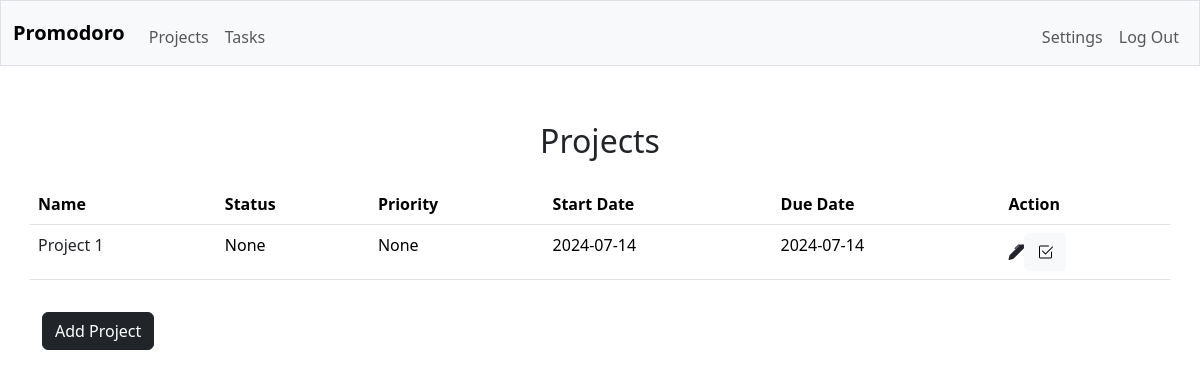
The app's page /projects (signed in) with its own data.
### tables this page shows
CREATE TABLE "projects" (id INTEGER NOT NULL, user_id INTEGER NOT NULL, name TEXT NOT NULL, due_date DATETIME, status TEXT DEFAULT "In Progress", priority TEXT DEFAULT "Medium",  description TEXT, start_date DATETIME, PRIMARY KEY(id), FOREIGN KEY (user_id) REFERENCES users(id));

### app.py (the view)
@app.route("/projects", methods=["GET", "POST"])
@login_required
def projects():
    if request.method == "POST":
        return new_project()
    tasks = db.execute("SELECT * FROM tasks WHERE user_id = ?", session["user_id"])
    projects = db.execute("SELECT * FROM projects WHERE user_id = ?", session["user_id"])
    return render_template("projects.html", projects=projects, tasks=tasks)

### helpers.py (called while the page is built)
def login_required(f):
    @wraps(f)
    def decorated_function(*args, **kwargs):
        if session.get("user_id") is None:
            return redirect("/login")
        return f(*args, **kwargs)
    return decorated_function

### templates/projects.html (shortened to what this page needs)
{% extends "layout.html" %}
{% block content %}
<div class="container">
  <div class="row py-2">
      <h2 class="text-center pt-5 pb-3">Projects</h2>
      <table class="table table-responsive">
      <thead>
          <tr>
              <th scope="col">Name</th>
              <th scope="col">Status</th>
              <th scope="col">Priority</th>
              <th scope="col">Start Date</th>
              <th scope="col">Due Date</th>
              <th scope="col">Action</th>
          </tr>
      </thead>
      <tbody>
        {% for project in projects %}
      <tr id="project-row-{{ project.id }}">
          <td><a href="#" class="text-dark" data-bs-toggle="modal" data-bs-target="#project_info_{{ project.id }}" data-project-id="{{ project.id }}">{{ project.name }}</a></td>
          <td>{{ project.status }}</td>
          <td>{{ project.priority }}</td>
          <td>{{ project.start_date}}</td>
          <td>{{ project.due_date }}</td>
          <td>
              <div class="d-flex align-items-center">
                <a href="#" class="text-dark" data-bs-toggle="modal" data-bs-target="#editProjectkModal-{{ project.id }}" data-project-id="{{ project.id }}"><i class="bi bi-pen-fill"></i></a>
                <form action="/remove_project" name="remove_project" method="post">
                <button class="btn btn-light" type="submit"><i class="bi bi-check2-square"></i></button>
                </form>
              </div>
          </td>
      </tr>
      {% with project=project %}
               {% include "edit-project-modal.html" %}
            {% endwith %}
      {% endfor %}
    </div>
  <div class="row py-2">
    <div class="col">
    <button type="button" class="btn btn-dark" data-bs-toggle="modal" data-bs-target="#projectModal">Add Project</button>
    </div>
  </div>
{% endblock %}

### static/styles.css (style rules this page uses)
a { text-decoration: none !important; }

### records on screen
projects: name "Project 1", status "None", priority "None", start_date "2024-07-14", due_date "2024-07-14"
